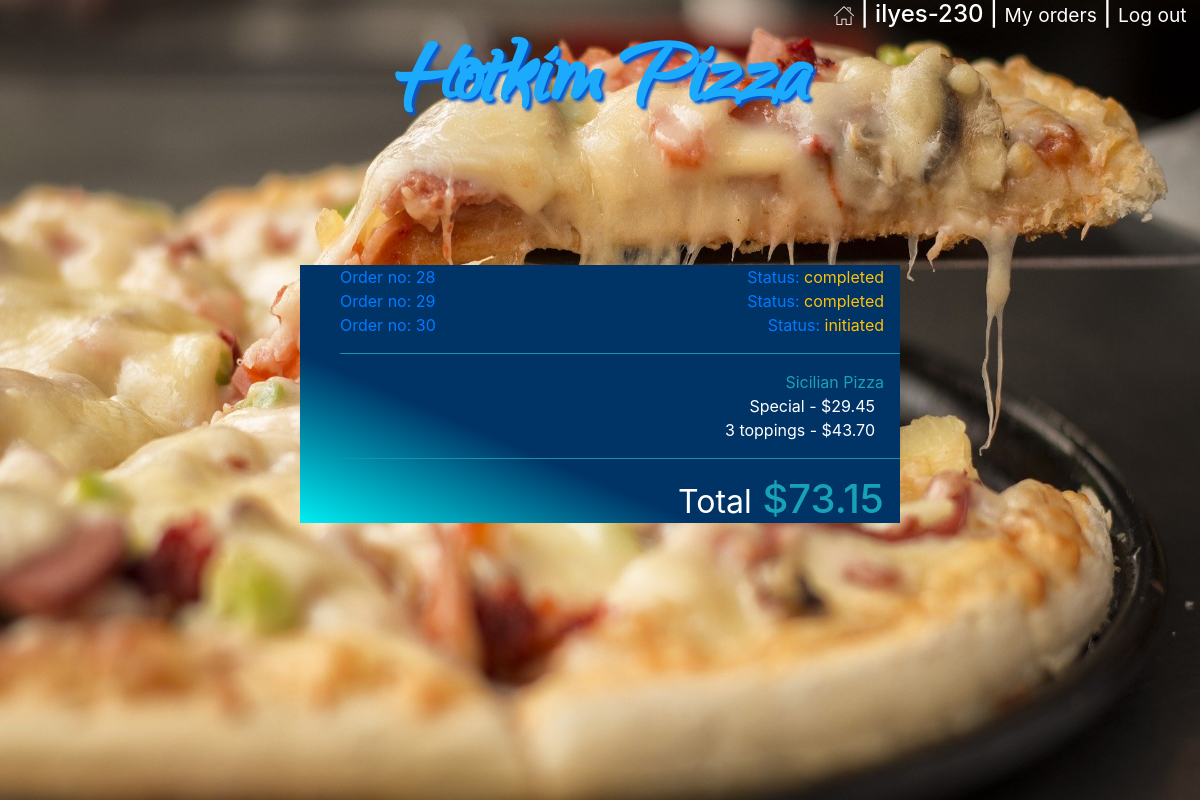
The page /my_orders/29 (signed in) on the database its author committed.
### orders/models.py (models this page shows, shortened)
class User_order(models.Model):
    user=models.ForeignKey(User,on_delete=models.CASCADE)
    order_number=models.IntegerField()
    topping_allowance=models.IntegerField(default=0)
    status=models.CharField(max_length=64,default='initiated')

class Order2(models.Model):
    user=models.ForeignKey(User,on_delete=models.CASCADE)
    number=models.IntegerField()
    category=models.CharField(max_length=64,null=True)
    name=models.CharField(max_length=64)
    price=models.DecimalField(max_digits=4,decimal_places=2)
    def __str__(self):
        return f"{self.name} - ${self.price} "

### orders/views.py (the view)
# urls.py: path("my_orders/<str:order_number>", views.my_orders, name="my_orders"),
def my_orders(request,order_number):
    context = {
        "Checkout":Order2.objects.filter(user=request.user,number=order_number),
        "Checkout_category":Order2.objects.filter(user=request.user,number=order_number).values_list('category').distinct(),
        "Total":list(Order2.objects.filter(user=request.user,number=order_number).aggregate(Sum('price')).values())[0],
        "user":request.user,
        "Category": Category.objects.all(),
        "Order_number":order_number,
        "All_orders":User_order.objects.filter(user=request.user),
        "Status":User_order.objects.get(user=request.user,order_number=order_number).status
    }
    return render(request,"my_orders.html",context)

### orders/templates/my_orders.html (shortened to what this page needs)
<!DOCTYPE html>
<html style="height:100%">
<head>
    {% load static %}
    <link rel="stylesheet" type="text/css" href="{% static 'styles.css' %}">
    <link rel="stylesheet" href="https://maxcdn.bootstrapcdn.com/bootstrap/4.1.3/css/bootstrap.min.css">
</head>
<body style="height:100%">
    <img id='pizza_background' style="width: 100%; height: 100vh; background-size: cover;" src="{% static 'pizzaback.jpg' %}">
    {% if Category %}
    <div id='username' >
        <h4 class='px-2' ><a href="{% url 'index' %}"><img src="{% static 'home.png' %}"></a> |
            {{user.username}} |
            {% if not user.is_superuser %}
            <small><a href="{% url 'my_orders' Order_number %}" style="color: white;">My orders</a></small> |
            {% endif %}
            <small><a href="{% url 'logout' %}" style="color: white;"> Log out&nbsp;</a></small>
        </h4>
    </div>
    {% endif %}
    <p id='logo' class='text-center m-0 font-weight-bold'><a href="{% url 'index' %}">Hotkim Pizza</a></p>
    <div id='my_orders_container' class='w-50 mx-auto' style="margin-top: 100px;  background: linear-gradient(to top right, #00ffff -3%, #003366 33%) !important; ">
        <div class=' text-left pr-3'>
            <ul >
                {% for number in All_orders%}
                <a href="{% url 'my_orders' number.order_number %}"><li ><span>Order no: {{number.order_number}}</span><span class='float-right'>Status: <span class='text-warning'>{{number.status}}</span></span></li></a>
                {% endfor %}
            </ul>
        </div>
        <ul>
            <hr class='bg-info'>
            {% for check_cat in Checkout_category %}
                <li class='text-info text-right pr-3'>{{check_cat|cut:"("|cut:")"|cut:","|cut:"'"}}</li>
                {% for row in Checkout %}
                {% if row.category == check_cat|cut:"("|cut:")"|cut:","|cut:"'"  %}
                <li class='pr-3 text-right'>{{row}}&nbsp;</li>
                {% endif %}
                {% endfor %}
            {% endfor %}
            <hr class='bg-info'>
            <li class='text-info text-right pr-3 '><h1><small class='text-white'>Total</small> ${{Total|floatformat:2}}</h1></li>
        </ul>
    </div>
</body>
</html>

### orders/static/styles.css (style rules this page uses)
#pizza_background { position: absolute; z-index:-99; }
#logo { padding:0px; font-family: webLogo ; font-size: 110px; text-shadow: 3px 3px 3px rgb(5, 87, 211); }
#logo a:link, #place_order:link, #confirm_order:link { color:rgb(28, 170, 253); }
#center_box,#username { color: white; }
#username { position: absolute; right: 0; }
li { list-style-type: none; }
#my_orders_container { color: white; }

### rows shown on the page
User_order: order_number "28", status "completed"
User_order: order_number "29", status "completed"
User_order: order_number "30", status "initiated"
Order2: name+price "Special - $29.45"
Order2: name+price "3 toppings - $43.70"

### other values the page prints
{{ user.username }} "ilyes-230"
{{ check_cat|cut:"("|cut:")"|cut:","|cut:"'" }} "Sicilian Pizza"
{{ Total|floatformat:2 }} "73.15"
